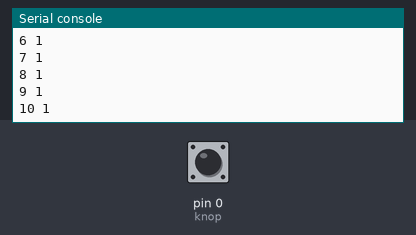
A program run on a simulated MicroPython board. Shown: the last lines printed to the serial console. Inputs (shaded band) come from the test bench; at power-on: pin 0 (knop) HIGH.

Above: at 1.2 s.
1.3 s: pin 0 (knop) pulled LOW for 0.15 s
At 1.31 s:
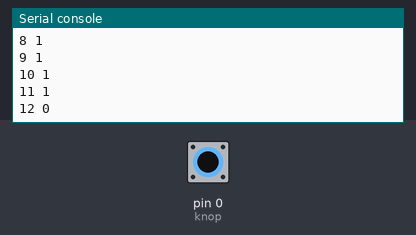
2.9 s: pin 0 (knop) pulled LOW for 1 s
At 2.91 s:
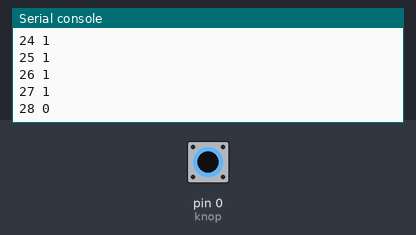
5.4 s: pin 0 (knop) pulled LOW for 0.15 s
Timing chart, 0 to 8.4 s (numbered marks = the images above; inputs shaded):
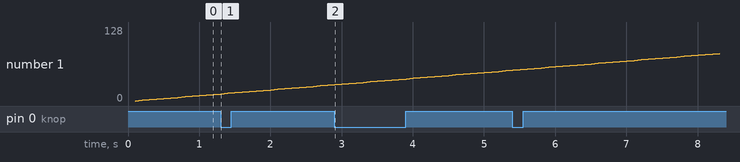

The program:

Opgaven_7.3.3_-_Knop_Tellen.py
```python
#import libraries
from machine import Pin
import time

#set constants
SLEEP = 0.1

PIN = 0

#init global variables
knop = Pin( PIN, Pin.IN)
teller = 0

# program
while True:
    time.sleep( SLEEP )
    print( teller, knop.value() )
    teller = teller + 1
    
```

Measured:
- after the input at 1.3 s, the serial console: prints a new line at once (image 1)
- after the input at 2.9 s, the serial console: prints a new line at once (image 2)
